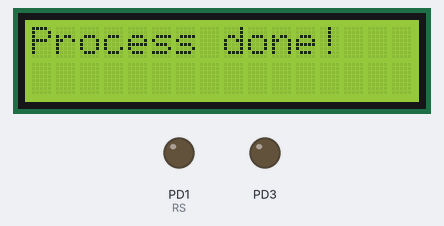
The program below on a simulated ATmega32, built with avr-gcc and emulated at 16 MHz. Shown: 16×2 character LCD, output pins drawn as LEDs (lit = HIGH). Wiring (inferred from the signals the program sends): character LCD (HD44780): RS PD0; E PD2; data PD4, PD5, PD6, PD7. Pins used as bus, display or sensor lines are not drawn. At 3.0 s the program stops and its outputs stay as they are.

Above: at 3.1 s.

The program:

main.c
```c
/*
 * Master.c
 *
 * Created: 02/16/17 10:58:27 PM
 * Author : TRAN THIEN HOANG
 */

#define F_CPU 16000000UL

#include <stdio.h>
#include "src/SPI_Master.h"
#include "src/lcd4bit.h"

uint8_t spi_data[3]={10, 20, 30};

int main(void)
{
	uint8_t i;
	Lcd4_Ini();
	Lcd4_Clear();
	SPIMaster_Ini();	//Ini. SPI as Master
	_delay_ms(1);		//Wait for slaves to initiate
	for (i=0;i<3;i++)
	{
		SPI_Send_9bit(SS,0b010011001);
		_delay_ms(1000);
	}
	/*for (i=0;i<3;i++)
	{
		SPI_Send_9bit(SS,spi_data[i]);
		_delay_ms(1000);
	}*/
	Lcd4_SetString("Process done!");
    while (1){;}
}
```

SPI_Master.h
```c
/*
 * SPI.h
 *
 * Created: 02/16/17 11:03:52 PM
 *  Author: TRAN THIEN HOANG
 */

#ifndef SPI_MASTER_H_
#define SPI_MASTER_H_

#define SPI_DDR DDRB		//Choose a port here
#define SPI_PORT PORTB		//Choose a port here
#define SS 4
#define MOSI 5
#define MISO 6
#define SCK 7
#define Slave(i) i		//If using many slaves

#include <avr/io.h>
#include <util/delay.h>
#include <avr/interrupt.h>

volatile uint16_t data_rx;	//Storing received data

void SPIMaster_Ini(void)
{
	SPI_DDR |= (1<<SCK)|(1<<MOSI)|(1<<SS);	//SCK, MOSI as OUTPUT
	SPI_DDR &= ~(1<<MISO);			//MISO as INPUT

	SPCR |= (1<<SPIE)|(1<<SPE)|(1<<MSTR);						//INT enable, SPI enable,MSB first, Master mode, SPR1:0=00-prescaler=4
	SPI_PORT |= 1<<SS;		//SS active LOW
}

void SPI_Send(uint8_t ss, uint8_t data)
{
	SPI_PORT &= ~(1<<ss);	//Select a slave

	SPDR = data;						//Send the data
	while(bit_is_clear(SPSR,SPIF)){;}	//Wait until SPIF is set

	SPI_PORT |= (1<<ss);				//Return the slave to idle status
}

void SPI_Send_9bit(uint8_t ss, uint16_t data)
{
	uint8_t temp=((data>>8)&0x01);	//bit 8

	SPI_PORT &= ~(1<<ss);	//Select a slave

	//Sending the 9th bit using bit banging process
	{
		SPCR &= ~(1<<SPE);		//Disable SPI

			SPI_PORT &= ~(1<<SCK);	//Clock LOW

			if (temp)	SPI_PORT |= (1<<MOSI);	//Send the MSB, if it is 1
			else SPI_PORT &= ~(1<<MOSI);

			SPI_PORT |= (1<<SCK);	//Clock HIGH
			_delay_us(1);
			SPI_PORT &= ~(1<<SCK);	//Clock LOW
			_delay_us(1);
		SPCR |= (1<<SPE);		//Enable SPI
	}

	SPDR = data;						//Send the data
	while(bit_is_clear(SPSR,SPIF)){;}	//Wait until SPIF is set

	SPI_PORT |= (1<<ss);				//Return the slave to idle status
}

ISR(SPI_STC_vect)
{
	data_rx=SPDR;
}

#endif
```

lcd4bit.c
```c
/*
 * lcd4bit.c
 *
 * Created: 03/16/17 01:58:39 PM
 *  Author: Hoang Thien Tran
 */

#include "lcd4bit.h"

void Lcd4_Write_Instruction()
{
	LCD_DATA &= ~RS;
	_delay_us(delay_time);
	LCD_DATA &= ~RW;
	_delay_us(delay_time);
}
void Lcd4_Write_Data()
{
	LCD_DATA |= RS;
	_delay_us(delay_time);
	LCD_DATA &= ~RW;
	_delay_us(delay_time);
}
void Lcd4_Execute(uint8_t data)					//Load data to the LCD
{
	if(data & 1) LCD_DATA|=(1<<4);	//1 = 0b00000001
	else LCD_DATA&=~(1<<4);
	if(data & 2) LCD_DATA|=(1<<5);	//1 = 0b00000010
	else LCD_DATA&=~(1<<5);
	if(data & 4) LCD_DATA|=(1<<6);	//1 = 0b00000100
	else LCD_DATA&=~(1<<6);
	if(data & 8) LCD_DATA|=(1<<7);	//1 = 0b00001000
	else LCD_DATA&=~(1<<7);

	LCD_DATA |= E;	//Execute instruction
	_delay_us(delay_time);
	LCD_DATA &= ~E;
	_delay_us(delay_time);

}
void Lcd4_Cmd(uint8_t cmd)						//Send a command
{
	Lcd4_Write_Instruction();
	Lcd4_Execute(cmd>>4);
	Lcd4_Execute(cmd&0x0F);
}

//----------Main functions for use----------//
void Lcd4_Clear()								//Clear screen
{
	Lcd4_Cmd(1);
	_delay_ms(2);
}
void Lcd4_Cursor(uint8_t row, uint8_t column)	//Set DDRAM(cursor) address --- 0b1(ADD6:0)
{
	char temp;
	if(row == 1)
	{
		temp = 0b10000000 + (column-1);
		Lcd4_Cmd(temp);
	}
	else if(row == 2)
	{
		temp = 0b11000000 + (column-1);
		Lcd4_Cmd(temp);
	}
}
void Lcd4_Ini(void)								//Initialize LCD
{
	LCD_DDR = 0xFF;
	//----------Reset process from data sheet----------//
	_delay_ms(20);	//Wait for more than 15ms after VCC=4.5V
	Lcd4_Cmd(0x03);
	_delay_ms(5);	//Wait for more than 4.1ms
	Lcd4_Cmd(0x03);
	_delay_ms(1);	//Wait for more than 100us
	Lcd4_Cmd(0x03);
	//--------------------//
	Lcd4_Cmd(0x02);	//Function set: 4bit
	Lcd4_Cmd(0x28);	//Function set: 4bit, 2 lines, 5x8 font		---	0b001DNF** (D:data length,N:no. of line,F:font)
	Lcd4_Cmd(0x0C); //Display control: display ON	--- 0b00001DCB (D:display,C:cursor,B:blinking)
	Lcd4_Cmd(0x06); //Entry mode set: increment, no accompany	--- 0b000001IS (I:increment/decrement,S:acc. display shift)
}
void Lcd4_SetChar(char character)				//Send a single character
{
	Lcd4_Write_Data();

	Lcd4_Execute(character>>4); //Data transfer
	Lcd4_Execute(character&0x0F);
}
void Lcd4_SetString(char *pStr)					//Send a string
{
	while(*pStr>0) //Whenever pointer gets to the end, *pStr = 0
	Lcd4_SetChar(*pStr++); //Send individual char and increase pointer address
}
```

lcd4bit.h
```c
/*
 * lcd4bit.h
 *
 * Created: 02/07/17 02:51:47 PM
 * Author : Hoang Thien Tran
 */

#ifndef LCD4BIT_H_
#define LCD4BIT_H_

#define F_CPU 16000000UL

#include <avr/io.h>
#include <util/delay.h>

#define LCD_DATA	PORTD		//Choose the port that suits your needs
#define LCD_DDR		DDRD
#define RS	1					//PB0  binary equivalent of pin number
#define RW	2					//PB1
#define E	4					//PB2

#define delay_time 50			//Default delay time for most instructions

void Lcd4_Write_Instruction();
void Lcd4_Write_Data();
void Lcd4_Execute(uint8_t data);				//Load data to the LCD
void Lcd4_Cmd(uint8_t cmd);						//Send a command
//----------Main functions for use----------//
void Lcd4_Clear();								//Clear screen
void Lcd4_Cursor(uint8_t row, uint8_t column);	//Set DDRAM(cursor) address --- 0b1(ADD6:0)
void Lcd4_Ini(void);							//Initialize LCD
void Lcd4_SetChar(char character);				//Send a single character
void Lcd4_SetString(char *pStr);				//Send a string

#endif
```
